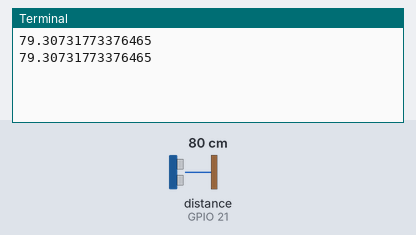
Recording of a program running on a simulated Raspberry Pi (BCM pin numbers). Parts: the last lines printed to the terminal. Inputs (shaded band) come from the test bench; at power-on: distance to the obstacle (sensor on GPIO 21) 80 cm. The echo pulse lasts 58.3 µs per cm; the clock reads 2024-03-15 10:24:30 at power-on unless the program sets it.

Above: at 1.2 s.
1.3 s: distance to the obstacle (sensor on GPIO 21) set to 2 cm
At 2.6 s:
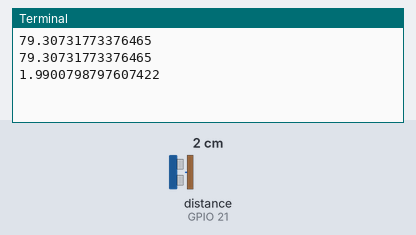
2.8 s: distance to the obstacle (sensor on GPIO 21) set to 4 cm
At 3.8 s:
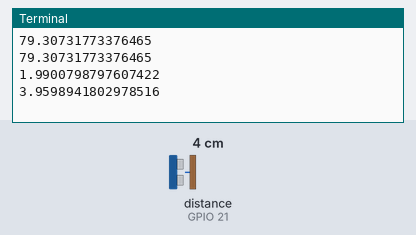
Timing chart, 0 to 5.8 s (numbered marks = the images above; inputs shaded):
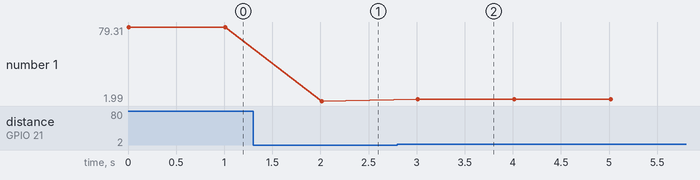

Measured:
- after the input at 1.3 s, the terminal: prints a new line after 0.71 s (image 1)
- after the input at 2.8 s, the terminal: prints a new line after 0.21 s (image 2)
- plotted number 1: 79.31 → 1.99 after the input at 1.3 s, 1.99 → 3.96 after the input at 2.8 s

The program:

ultrasonic.py
```python
#!/usr/bin/env python3
# -*- coding: utf-8 -*-
#超声波代码
import RPi.GPIO as GPIO
import time


class Ultrasonic():
    def __init__(self,trig_pin,echo_pin):
        self.trig_pin=trig_pin
        self.echo_pin=echo_pin

        GPIO.setmode(GPIO.BCM)
        GPIO.setwarnings(False)
        GPIO.setup(self.trig_pin,GPIO.OUT,initial=False)
        GPIO.setup(self.echo_pin,GPIO.IN)

    def get_distance(self):
        GPIO.output(self.trig_pin,GPIO.LOW)
        time.sleep(0.000002)
        GPIO.output(self.trig_pin,GPIO.HIGH)
        time.sleep(0.00001)
        GPIO.output(self.trig_pin,GPIO.LOW)

        while GPIO.input(self.echo_pin) == 0:
            pass
        t1=time.time()
        while GPIO.input(self.echo_pin) == 1:
            pass
        t2=time.time()
        distance=(t2-t1)*340/2*100
        return distance

if __name__ == '__main__':
    try:
        while True:
            ultr = Ultrasonic(20,21)
            dis = ultr.get_distance()
            print(dis)
            time.sleep(1)
    except KeyboardInterrupt:
        GPIO.cleanup()
```
